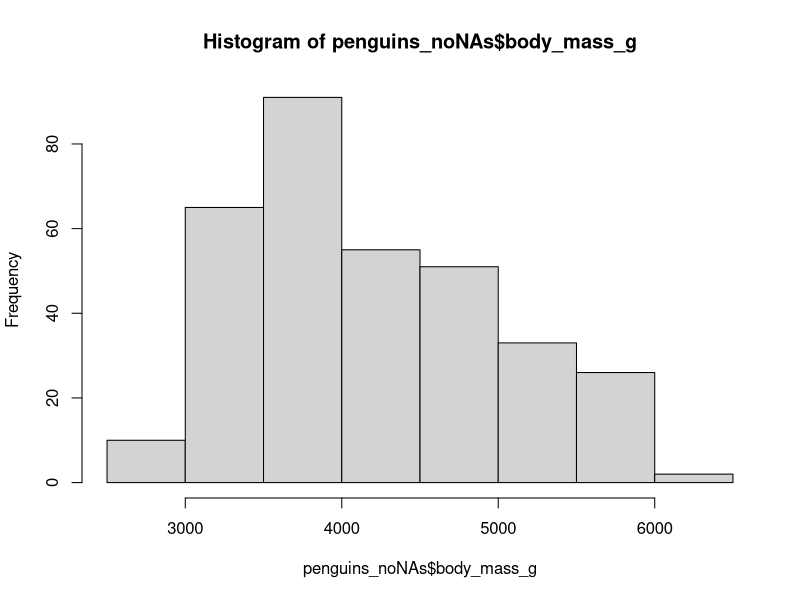
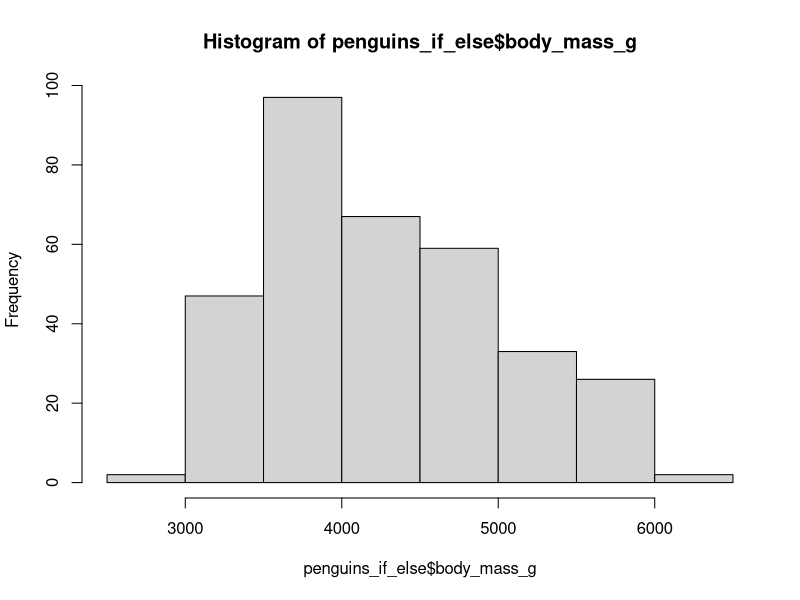
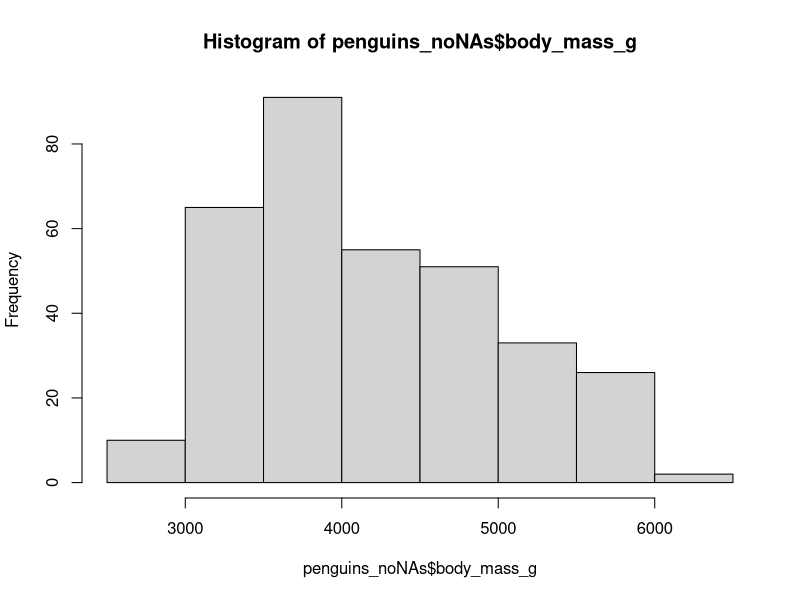
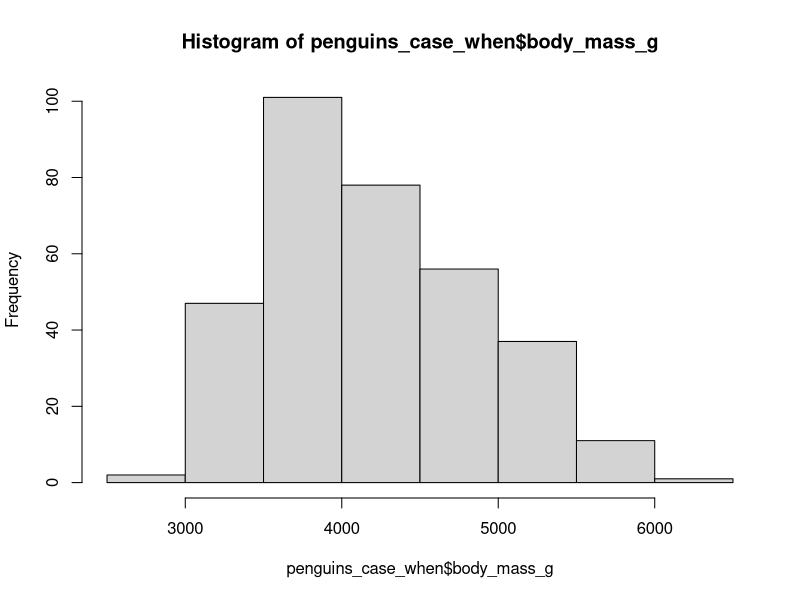

Write R code to recreate these figures, in order.
## ---- chunk 1
#install.packages("palmerpenguins")

library(palmerpenguins)
data(penguins)
## ---- chunk 2

library(dplyr)
glimpse(penguins)

## ---- chunk 3
summary(penguins)
## ---- chunk 4
summary(penguins_raw)
## ---- chunk 5
df_without_enters<-data.frame(Column1=c(1.3,5.8,5.122,3.00,7.12),Column2=c(1,5,5,3,7))

df_with_enters<-data.frame(
  Column1=c(1.3,5.8,5.122,3.00,7.12),
  Column2=c(1,5,5,3,7)
  )

all.equal(df_without_enters,df_with_enters)
## ---- chunk 6

NestingFunctions<-summary(subset(df_with_enters, Column1==1.3))

## ---- chunk 7

NativePipingingFunctions<-subset(df_with_enters, Column1==1.3)|>
  summary()

all.equal(NestingFunctions,NativePipingingFunctions)

## ---- chunk 8

MaggittrPipingingFunctions<-subset(df_with_enters, Column1==1.3) %>% 
  summary()

all.equal(MaggittrPipingingFunctions,NativePipingingFunctions)

## ---- chunk 9

female_penguins<- penguins %>% 
  filter(sex=="female")

female_penguins

## ---- chunk 10

heavier_penguins<- penguins %>% 
  filter(body_mass_g>= 5000)

heavier_penguins

## ---- chunk 11

heavier_female_penguins<- penguins %>% 
  filter(body_mass_g>= 5000 & sex=="female")


heavier_female_penguins


## ---- chunk 12

Islands_we_Want<-c("Biscoe","Torgersen")

Biscoe_Torgersen_penguins<- penguins %>% 
  filter(island%in%Islands_we_Want)

Biscoe_Torgersen_penguins


## ---- chunk 13
penguins_someNAs<-penguins %>% 
  filter(!body_mass_g%in%NA)
## ---- chunk 14
nrow(penguins)
nrow(penguins_someNAs)

summary(penguins_someNAs)
## ---- chunk 15
penguins_noNAs<-penguins_someNAs %>% 
  filter(!sex%in%NA)

summary(penguins_noNAs)
## ---- chunk 16

Three_Columns<-penguins_raw %>% 
  select(studyName,Species,Island)

All_But_Three_Columns<-penguins_raw %>% 
  select(-studyName,-Species,-Island)

names(Three_Columns)
names(All_But_Three_Columns)

## ---- chunk 17

S_Columns<-penguins_raw %>% 
  select(contains("s"))

S_Columns_No_Sex<-penguins_raw %>% 
  select(contains("s"),-Sex)

S_Columns_Plus_Region<-penguins_raw %>% 
  select(contains("s"),Region)

names(S_Columns)
names(S_Columns_No_Sex)
names(S_Columns_Plus_Region)


## ---- chunk 18

Columns_We_Want<-c("Region","Island","studyName","Stage")

Columns_From_Vector<-penguins_raw %>% 
  select(all_of(Columns_We_Want))

Columns_Not_From_Vector<-penguins_raw %>% 
  select(-all_of(Columns_We_Want))

names(Columns_From_Vector)

names(Columns_Not_From_Vector)

## ---- chunk 19

Region_First<-penguins_raw %>% 
  select(Region,everything())

Region_Then_Island_First<-penguins_raw %>% 
  select(Region,Island,everything())

names(penguins_raw)

names(Region_First)

names(Region_Then_Island_First)

## ---- chunk 20
penguins_kgbodymass<-penguins %>% 
  mutate(body_mass_kg=body_mass_g/1000)

summary(penguins_kgbodymass)

## ---- chunk 21
penguins_ExtraInfo<-penguins_noNAs %>% 
  mutate(Info=paste(species,island,sex,sep="_"))

unique(penguins_ExtraInfo$Info)

## ---- chunk 22
penguins_if_else<-penguins_noNAs %>% 
  mutate(body_mass_g=if_else(species=="Adelie",body_mass_g+200,body_mass_g))

hist(penguins_noNAs$body_mass_g)

hist(penguins_if_else$body_mass_g)

## ---- chunk 23
penguins_case_when<-penguins_noNAs %>% 
  mutate(body_mass_g=case_when(species=="Adelie"~body_mass_g+200,
                               species=="Gentoo"~body_mass_g-200,
                               species=="Chinstrap"~body_mass_g))

hist(penguins_noNAs$body_mass_g)

hist(penguins_case_when$body_mass_g)

## ---- chunk 24

penguins_noNAs %>% 
  group_by(year) %>% 
  summarise(Mean_body_mass=mean(body_mass_g))

penguins_noNAs %>% 
  group_by(year,species) %>% 
  summarise(Mean_body_mass=mean(body_mass_g))

penguins_noNAs %>% 
  group_by(year,species, island) %>% 
  summarise(Mean_body_mass=mean(body_mass_g))

penguins_noNAs %>% 
  group_by(year,species, island,sex) %>% 
  summarise(Mean_body_mass=mean(body_mass_g))

## ---- chunk 25
penguins_noNAs %>% 
  group_by(year,species,island,sex) %>% 
  summarise(Number=n())
## ---- chunk 26
#install.packages("tidyr")

library(tidyr)

penguins_noNAs %>% 
  group_by(year,species, island,sex) %>% 
  summarise(Mean_body_mass=mean(body_mass_g)) %>% 
  pivot_wider(names_from = species, values_from = Mean_body_mass)

## ---- chunk 27

penguins_noNAs %>% 
  group_by(year,species, island,sex) %>% 
  summarise(Mean_body_mass=mean(body_mass_g)) %>% 
  pivot_wider(names_from = c(species,year), values_from = Mean_body_mass)

penguins_noNAs %>% 
  group_by(year,species, island,sex) %>% 
  summarise(Mean_body_mass=mean(body_mass_g)) %>% 
  pivot_wider(names_from = c(species,sex), values_from = Mean_body_mass)

## ---- chunk 28

WideCounts<-penguins_noNAs %>% 
  group_by(year,species,island,sex) %>% 
  summarise(Number=n()) %>% 
  pivot_wider(names_from = species,values_from = Number, values_fill = 0)

WideCounts

## ---- chunk 29

LongCounts_1<-WideCounts %>% 
  pivot_longer(c(Adelie,Chinstrap,Gentoo),names_to = "species",values_to = "Number")

LongCounts_2<-WideCounts %>% 
  pivot_longer(-c(year,island,sex),names_to = "species",values_to = "Number")

LongCounts_3<-WideCounts %>% 
  pivot_longer(4:6,names_to = "species",values_to = "Number")

LongCounts_4<-WideCounts %>% 
  pivot_longer(-c(1:3),names_to = "species",values_to = "Number")
## ---- chunk 30
all.equal(
  LongCounts_1,
  LongCounts_2
)

all.equal(
  LongCounts_3,
  LongCounts_4
)

all.equal(
  LongCounts_1,
  LongCounts_4
)


